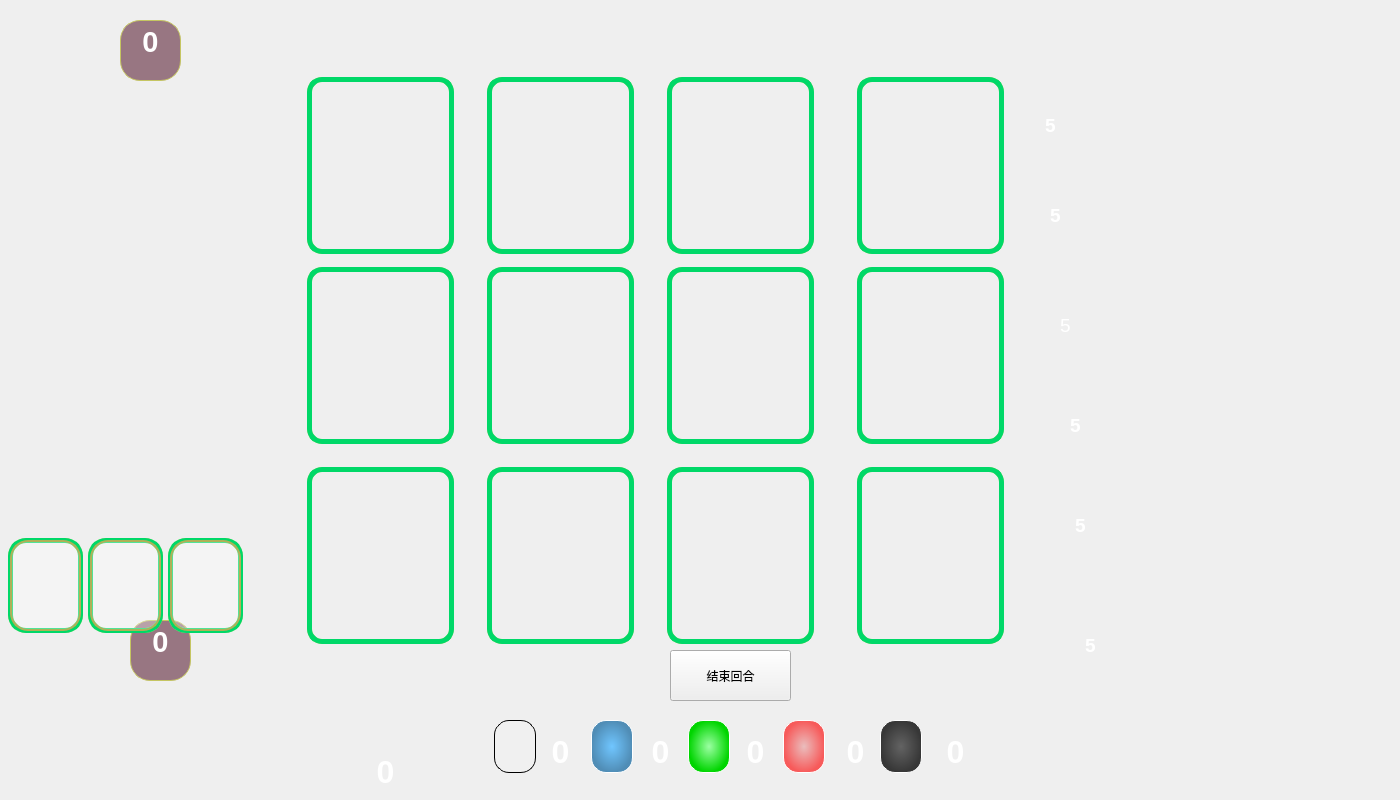
<?xml version="1.0" encoding="UTF-8"?>
<ui version="4.0">
 <class>gameInterface</class>
 <widget class="QWidget" name="gameInterface">
  <property name="geometry">
   <rect>
    <x>0</x>
    <y>0</y>
    <width>1400</width>
    <height>800</height>
   </rect>
  </property>
  <property name="minimumSize">
   <size>
    <width>1400</width>
    <height>800</height>
   </size>
  </property>
  <property name="maximumSize">
   <size>
    <width>1400</width>
    <height>800</height>
   </size>
  </property>
  <property name="focusPolicy">
   <enum>Qt::NoFocus</enum>
  </property>
  <property name="windowTitle">
   <string>gameInterface</string>
  </property>
  <property name="windowIcon">
   <iconset>
    <normaloff>:/images/打开界面.png</normaloff>:/images/打开界面.png</iconset>
  </property>
  <property name="styleSheet">
   <string notr="true">#gameInterface{
border-image: url(:/images/background.png);
}</string>
  </property>
  <widget class="QPushButton" name="card1_1">
   <property name="geometry">
    <rect>
     <x>310</x>
     <y>80</y>
     <width>141</width>
     <height>171</height>
    </rect>
   </property>
   <property name="styleSheet">
    <string notr="true">border-radius:15px;
border-image: url(:/images/card/blue-high/1.png);


</string>
   </property>
   <property name="text">
    <string/>
   </property>
  </widget>
  <widget class="QPushButton" name="card1_2">
   <property name="geometry">
    <rect>
     <x>490</x>
     <y>80</y>
     <width>141</width>
     <height>171</height>
    </rect>
   </property>
   <property name="styleSheet">
    <string notr="true">border-radius:15px;
border-image: url(:/images/card/blue-high/2.png);</string>
   </property>
   <property name="text">
    <string/>
   </property>
  </widget>
  <widget class="QPushButton" name="card1_3">
   <property name="geometry">
    <rect>
     <x>670</x>
     <y>80</y>
     <width>141</width>
     <height>171</height>
    </rect>
   </property>
   <property name="styleSheet">
    <string notr="true">border-radius:15px;
border-image: url(:/images/card/blue-high/3.png);</string>
   </property>
   <property name="text">
    <string/>
   </property>
  </widget>
  <widget class="QPushButton" name="card1_4">
   <property name="geometry">
    <rect>
     <x>860</x>
     <y>80</y>
     <width>141</width>
     <height>171</height>
    </rect>
   </property>
   <property name="styleSheet">
    <string notr="true">border-radius:15px;
border-image: url(:/images/card/blue-high/4.png);</string>
   </property>
   <property name="text">
    <string/>
   </property>
  </widget>
  <widget class="QPushButton" name="card2_1">
   <property name="geometry">
    <rect>
     <x>310</x>
     <y>270</y>
     <width>141</width>
     <height>171</height>
    </rect>
   </property>
   <property name="styleSheet">
    <string notr="true">border-radius:15px;
border-image: url(:/images/card/yellow-middle/1.png);</string>
   </property>
   <property name="text">
    <string/>
   </property>
  </widget>
  <widget class="QPushButton" name="card2_2">
   <property name="geometry">
    <rect>
     <x>490</x>
     <y>270</y>
     <width>141</width>
     <height>171</height>
    </rect>
   </property>
   <property name="styleSheet">
    <string notr="true">border-radius:15px;
border-image: url(:/images/card/yellow-middle/2.png);</string>
   </property>
   <property name="text">
    <string/>
   </property>
  </widget>
  <widget class="QPushButton" name="card2_3">
   <property name="geometry">
    <rect>
     <x>670</x>
     <y>270</y>
     <width>141</width>
     <height>171</height>
    </rect>
   </property>
   <property name="styleSheet">
    <string notr="true">border-radius:15px;
border-image: url(:/images/card/yellow-middle/3.png);</string>
   </property>
   <property name="text">
    <string/>
   </property>
  </widget>
  <widget class="QPushButton" name="card2_4">
   <property name="geometry">
    <rect>
     <x>860</x>
     <y>270</y>
     <width>141</width>
     <height>171</height>
    </rect>
   </property>
   <property name="styleSheet">
    <string notr="true">border-radius:15px;
border-image: url(:/images/card/yellow-middle/4.png);</string>
   </property>
   <property name="text">
    <string/>
   </property>
  </widget>
  <widget class="QPushButton" name="card3_1">
   <property name="geometry">
    <rect>
     <x>310</x>
     <y>470</y>
     <width>141</width>
     <height>171</height>
    </rect>
   </property>
   <property name="styleSheet">
    <string notr="true">border-radius:15px;
border-image: url(:/images/card/green-low/1.png);</string>
   </property>
   <property name="text">
    <string/>
   </property>
  </widget>
  <widget class="QPushButton" name="card3_2">
   <property name="geometry">
    <rect>
     <x>490</x>
     <y>470</y>
     <width>141</width>
     <height>171</height>
    </rect>
   </property>
   <property name="styleSheet">
    <string notr="true">border-radius:15px;
border-image: url(:/images/card/green-low/2.png);</string>
   </property>
   <property name="text">
    <string/>
   </property>
  </widget>
  <widget class="QPushButton" name="card3_3">
   <property name="geometry">
    <rect>
     <x>670</x>
     <y>470</y>
     <width>141</width>
     <height>171</height>
    </rect>
   </property>
   <property name="styleSheet">
    <string notr="true">border-radius:15px;
border-image: url(:/images/card/green-low/3.png);</string>
   </property>
   <property name="text">
    <string/>
   </property>
  </widget>
  <widget class="QPushButton" name="card3_4">
   <property name="geometry">
    <rect>
     <x>860</x>
     <y>470</y>
     <width>141</width>
     <height>171</height>
    </rect>
   </property>
   <property name="styleSheet">
    <string notr="true">border-radius:15px;
border-image: url(:/images/card/green-low/4.png);
</string>
   </property>
   <property name="text">
    <string/>
   </property>
  </widget>
  <widget class="QTextBrowser" name="gold_num">
   <property name="geometry">
    <rect>
     <x>1030</x>
     <y>110</y>
     <width>41</width>
     <height>41</height>
    </rect>
   </property>
   <property name="styleSheet">
    <string notr="true">background:transparent;
border-width:0;
border-style:outset</string>
   </property>
   <property name="html">
    <string>&lt;!DOCTYPE HTML PUBLIC &quot;-//W3C//DTD HTML 4.0//EN&quot; &quot;http://www.w3.org/TR/REC-html40/strict.dtd&quot;&gt;
&lt;html&gt;&lt;head&gt;&lt;meta name=&quot;qrichtext&quot; content=&quot;1&quot; /&gt;&lt;style type=&quot;text/css&quot;&gt;
p, li { white-space: pre-wrap; }
&lt;/style&gt;&lt;/head&gt;&lt;body style=&quot; font-family:'SimSun'; font-size:9pt; font-weight:400; font-style:normal;&quot;&gt;
&lt;p align=&quot;center&quot; style=&quot; margin-top:0px; margin-bottom:0px; margin-left:0px; margin-right:0px; -qt-block-indent:0; text-indent:0px;&quot;&gt;&lt;span style=&quot; font-size:14pt; font-weight:600; color:#ffffff;&quot;&gt;5&lt;/span&gt;&lt;/p&gt;&lt;/body&gt;&lt;/html&gt;</string>
   </property>
  </widget>
  <widget class="QTextBrowser" name="black_num">
   <property name="geometry">
    <rect>
     <x>1030</x>
     <y>200</y>
     <width>51</width>
     <height>51</height>
    </rect>
   </property>
   <property name="styleSheet">
    <string notr="true">background:transparent;
border-width:0;
border-style:outset</string>
   </property>
   <property name="html">
    <string>&lt;!DOCTYPE HTML PUBLIC &quot;-//W3C//DTD HTML 4.0//EN&quot; &quot;http://www.w3.org/TR/REC-html40/strict.dtd&quot;&gt;
&lt;html&gt;&lt;head&gt;&lt;meta name=&quot;qrichtext&quot; content=&quot;1&quot; /&gt;&lt;style type=&quot;text/css&quot;&gt;
p, li { white-space: pre-wrap; }
&lt;/style&gt;&lt;/head&gt;&lt;body style=&quot; font-family:'SimSun'; font-size:9pt; font-weight:400; font-style:normal;&quot;&gt;
&lt;p align=&quot;center&quot; style=&quot; margin-top:12px; margin-bottom:12px; margin-left:0px; margin-right:0px; -qt-block-indent:0; text-indent:0px;&quot;&gt;&lt;span style=&quot; font-size:14pt; font-weight:600; color:#ffffff;&quot;&gt;5&lt;/span&gt;&lt;/p&gt;&lt;/body&gt;&lt;/html&gt;</string>
   </property>
  </widget>
  <widget class="QTextBrowser" name="red_num">
   <property name="geometry">
    <rect>
     <x>1040</x>
     <y>310</y>
     <width>51</width>
     <height>41</height>
    </rect>
   </property>
   <property name="styleSheet">
    <string notr="true">background:transparent;
border-width:0;
border-style:outset</string>
   </property>
   <property name="html">
    <string>&lt;!DOCTYPE HTML PUBLIC &quot;-//W3C//DTD HTML 4.0//EN&quot; &quot;http://www.w3.org/TR/REC-html40/strict.dtd&quot;&gt;
&lt;html&gt;&lt;head&gt;&lt;meta name=&quot;qrichtext&quot; content=&quot;1&quot; /&gt;&lt;style type=&quot;text/css&quot;&gt;
p, li { white-space: pre-wrap; }
&lt;/style&gt;&lt;/head&gt;&lt;body style=&quot; font-family:'SimSun'; font-size:9pt; font-weight:400; font-style:normal;&quot;&gt;
&lt;p align=&quot;center&quot; style=&quot; margin-top:0px; margin-bottom:0px; margin-left:0px; margin-right:0px; -qt-block-indent:0; text-indent:0px;&quot;&gt;&lt;span style=&quot; font-size:14pt; color:#ffffff;&quot;&gt;5&lt;/span&gt;&lt;/p&gt;&lt;/body&gt;&lt;/html&gt;</string>
   </property>
  </widget>
  <widget class="QTextBrowser" name="green_num">
   <property name="geometry">
    <rect>
     <x>1050</x>
     <y>410</y>
     <width>51</width>
     <height>51</height>
    </rect>
   </property>
   <property name="styleSheet">
    <string notr="true">background:transparent;
border-width:0;
border-style:outset</string>
   </property>
   <property name="html">
    <string>&lt;!DOCTYPE HTML PUBLIC &quot;-//W3C//DTD HTML 4.0//EN&quot; &quot;http://www.w3.org/TR/REC-html40/strict.dtd&quot;&gt;
&lt;html&gt;&lt;head&gt;&lt;meta name=&quot;qrichtext&quot; content=&quot;1&quot; /&gt;&lt;style type=&quot;text/css&quot;&gt;
p, li { white-space: pre-wrap; }
&lt;/style&gt;&lt;/head&gt;&lt;body style=&quot; font-family:'SimSun'; font-size:9pt; font-weight:400; font-style:normal;&quot;&gt;
&lt;p align=&quot;center&quot; style=&quot; margin-top:0px; margin-bottom:0px; margin-left:0px; margin-right:0px; -qt-block-indent:0; text-indent:0px;&quot;&gt;&lt;span style=&quot; font-size:14pt; font-weight:600; color:#ffffff;&quot;&gt;5&lt;/span&gt;&lt;/p&gt;&lt;/body&gt;&lt;/html&gt;</string>
   </property>
  </widget>
  <widget class="QTextBrowser" name="blue_num">
   <property name="geometry">
    <rect>
     <x>1060</x>
     <y>510</y>
     <width>41</width>
     <height>41</height>
    </rect>
   </property>
   <property name="styleSheet">
    <string notr="true">background:transparent;
border-width:0;
border-style:outset</string>
   </property>
   <property name="html">
    <string>&lt;!DOCTYPE HTML PUBLIC &quot;-//W3C//DTD HTML 4.0//EN&quot; &quot;http://www.w3.org/TR/REC-html40/strict.dtd&quot;&gt;
&lt;html&gt;&lt;head&gt;&lt;meta name=&quot;qrichtext&quot; content=&quot;1&quot; /&gt;&lt;style type=&quot;text/css&quot;&gt;
p, li { white-space: pre-wrap; }
&lt;/style&gt;&lt;/head&gt;&lt;body style=&quot; font-family:'SimSun'; font-size:9pt; font-weight:400; font-style:normal;&quot;&gt;
&lt;p align=&quot;center&quot; style=&quot; margin-top:0px; margin-bottom:0px; margin-left:0px; margin-right:0px; -qt-block-indent:0; text-indent:0px;&quot;&gt;&lt;span style=&quot; font-size:14pt; font-weight:600; color:#ffffff;&quot;&gt;5&lt;/span&gt;&lt;/p&gt;&lt;/body&gt;&lt;/html&gt;</string>
   </property>
  </widget>
  <widget class="QTextBrowser" name="white_num">
   <property name="geometry">
    <rect>
     <x>1070</x>
     <y>630</y>
     <width>41</width>
     <height>41</height>
    </rect>
   </property>
   <property name="styleSheet">
    <string notr="true">background:transparent;
border-width:0;
border-style:outset</string>
   </property>
   <property name="html">
    <string>&lt;!DOCTYPE HTML PUBLIC &quot;-//W3C//DTD HTML 4.0//EN&quot; &quot;http://www.w3.org/TR/REC-html40/strict.dtd&quot;&gt;
&lt;html&gt;&lt;head&gt;&lt;meta name=&quot;qrichtext&quot; content=&quot;1&quot; /&gt;&lt;style type=&quot;text/css&quot;&gt;
p, li { white-space: pre-wrap; }
&lt;/style&gt;&lt;/head&gt;&lt;body style=&quot; font-family:'SimSun'; font-size:9pt; font-weight:400; font-style:normal;&quot;&gt;
&lt;p align=&quot;center&quot; style=&quot; margin-top:0px; margin-bottom:0px; margin-left:0px; margin-right:0px; -qt-block-indent:0; text-indent:0px;&quot;&gt;&lt;span style=&quot; font-size:14pt; font-weight:600; color:#ffffff;&quot;&gt;5&lt;/span&gt;&lt;/p&gt;&lt;/body&gt;&lt;/html&gt;</string>
   </property>
  </widget>
  <widget class="QLabel" name="money">
   <property name="geometry">
    <rect>
     <x>480</x>
     <y>710</y>
     <width>501</width>
     <height>91</height>
    </rect>
   </property>
   <property name="styleSheet">
    <string notr="true">border-image: url(:/images/bb.png);
border-radius:20px;</string>
   </property>
   <property name="text">
    <string/>
   </property>
  </widget>
  <widget class="QTextBrowser" name="white_have">
   <property name="geometry">
    <rect>
     <x>535</x>
     <y>730</y>
     <width>51</width>
     <height>61</height>
    </rect>
   </property>
   <property name="styleSheet">
    <string notr="true">background:transparent;
border-width:0;
border-style:outset</string>
   </property>
   <property name="html">
    <string>&lt;!DOCTYPE HTML PUBLIC &quot;-//W3C//DTD HTML 4.0//EN&quot; &quot;http://www.w3.org/TR/REC-html40/strict.dtd&quot;&gt;
&lt;html&gt;&lt;head&gt;&lt;meta name=&quot;qrichtext&quot; content=&quot;1&quot; /&gt;&lt;style type=&quot;text/css&quot;&gt;
p, li { white-space: pre-wrap; }
&lt;/style&gt;&lt;/head&gt;&lt;body style=&quot; font-family:'SimSun'; font-size:9pt; font-weight:400; font-style:normal;&quot;&gt;
&lt;p align=&quot;center&quot; style=&quot; margin-top:0px; margin-bottom:0px; margin-left:0px; margin-right:0px; -qt-block-indent:0; text-indent:0px;&quot;&gt;&lt;span style=&quot; font-size:24pt; font-weight:600; color:#ffffff;&quot;&gt;0&lt;/span&gt;&lt;/p&gt;&lt;/body&gt;&lt;/html&gt;</string>
   </property>
  </widget>
  <widget class="QTextBrowser" name="blue_have">
   <property name="geometry">
    <rect>
     <x>635</x>
     <y>730</y>
     <width>51</width>
     <height>61</height>
    </rect>
   </property>
   <property name="styleSheet">
    <string notr="true">background:transparent;
border-width:0;
border-style:outset</string>
   </property>
   <property name="html">
    <string>&lt;!DOCTYPE HTML PUBLIC &quot;-//W3C//DTD HTML 4.0//EN&quot; &quot;http://www.w3.org/TR/REC-html40/strict.dtd&quot;&gt;
&lt;html&gt;&lt;head&gt;&lt;meta name=&quot;qrichtext&quot; content=&quot;1&quot; /&gt;&lt;style type=&quot;text/css&quot;&gt;
p, li { white-space: pre-wrap; }
&lt;/style&gt;&lt;/head&gt;&lt;body style=&quot; font-family:'SimSun'; font-size:9pt; font-weight:400; font-style:normal;&quot;&gt;
&lt;p align=&quot;center&quot; style=&quot; margin-top:0px; margin-bottom:0px; margin-left:0px; margin-right:0px; -qt-block-indent:0; text-indent:0px;&quot;&gt;&lt;span style=&quot; font-size:24pt; font-weight:600; color:#ffffff;&quot;&gt;0&lt;/span&gt;&lt;/p&gt;&lt;/body&gt;&lt;/html&gt;</string>
   </property>
  </widget>
  <widget class="QTextBrowser" name="green_have">
   <property name="geometry">
    <rect>
     <x>730</x>
     <y>730</y>
     <width>51</width>
     <height>61</height>
    </rect>
   </property>
   <property name="styleSheet">
    <string notr="true">background:transparent;
border-width:0;
border-style:outset</string>
   </property>
   <property name="html">
    <string>&lt;!DOCTYPE HTML PUBLIC &quot;-//W3C//DTD HTML 4.0//EN&quot; &quot;http://www.w3.org/TR/REC-html40/strict.dtd&quot;&gt;
&lt;html&gt;&lt;head&gt;&lt;meta name=&quot;qrichtext&quot; content=&quot;1&quot; /&gt;&lt;style type=&quot;text/css&quot;&gt;
p, li { white-space: pre-wrap; }
&lt;/style&gt;&lt;/head&gt;&lt;body style=&quot; font-family:'SimSun'; font-size:9pt; font-weight:400; font-style:normal;&quot;&gt;
&lt;p align=&quot;center&quot; style=&quot; margin-top:0px; margin-bottom:0px; margin-left:0px; margin-right:0px; -qt-block-indent:0; text-indent:0px;&quot;&gt;&lt;span style=&quot; font-size:24pt; font-weight:600; color:#ffffff;&quot;&gt;0&lt;/span&gt;&lt;/p&gt;&lt;/body&gt;&lt;/html&gt;</string>
   </property>
  </widget>
  <widget class="QTextBrowser" name="red_have">
   <property name="geometry">
    <rect>
     <x>830</x>
     <y>730</y>
     <width>51</width>
     <height>61</height>
    </rect>
   </property>
   <property name="styleSheet">
    <string notr="true">background:transparent;
border-width:0;
border-style:outset</string>
   </property>
   <property name="html">
    <string>&lt;!DOCTYPE HTML PUBLIC &quot;-//W3C//DTD HTML 4.0//EN&quot; &quot;http://www.w3.org/TR/REC-html40/strict.dtd&quot;&gt;
&lt;html&gt;&lt;head&gt;&lt;meta name=&quot;qrichtext&quot; content=&quot;1&quot; /&gt;&lt;style type=&quot;text/css&quot;&gt;
p, li { white-space: pre-wrap; }
&lt;/style&gt;&lt;/head&gt;&lt;body style=&quot; font-family:'SimSun'; font-size:9pt; font-weight:400; font-style:normal;&quot;&gt;
&lt;p align=&quot;center&quot; style=&quot; margin-top:0px; margin-bottom:0px; margin-left:0px; margin-right:0px; -qt-block-indent:0; text-indent:0px;&quot;&gt;&lt;span style=&quot; font-size:24pt; font-weight:600; color:#ffffff;&quot;&gt;0&lt;/span&gt;&lt;/p&gt;&lt;/body&gt;&lt;/html&gt;</string>
   </property>
  </widget>
  <widget class="QTextBrowser" name="black_have">
   <property name="geometry">
    <rect>
     <x>930</x>
     <y>730</y>
     <width>51</width>
     <height>61</height>
    </rect>
   </property>
   <property name="styleSheet">
    <string notr="true">background:transparent;
border-width:0;
border-style:outset</string>
   </property>
   <property name="html">
    <string>&lt;!DOCTYPE HTML PUBLIC &quot;-//W3C//DTD HTML 4.0//EN&quot; &quot;http://www.w3.org/TR/REC-html40/strict.dtd&quot;&gt;
&lt;html&gt;&lt;head&gt;&lt;meta name=&quot;qrichtext&quot; content=&quot;1&quot; /&gt;&lt;style type=&quot;text/css&quot;&gt;
p, li { white-space: pre-wrap; }
&lt;/style&gt;&lt;/head&gt;&lt;body style=&quot; font-family:'SimSun'; font-size:9pt; font-weight:400; font-style:normal;&quot;&gt;
&lt;p align=&quot;center&quot; style=&quot; margin-top:0px; margin-bottom:0px; margin-left:0px; margin-right:0px; -qt-block-indent:0; text-indent:0px;&quot;&gt;&lt;span style=&quot; font-size:24pt; font-weight:600; color:#ffffff;&quot;&gt;0&lt;/span&gt;&lt;/p&gt;&lt;/body&gt;&lt;/html&gt;</string>
   </property>
  </widget>
  <widget class="QLabel" name="label">
   <property name="geometry">
    <rect>
     <x>390</x>
     <y>710</y>
     <width>91</width>
     <height>81</height>
    </rect>
   </property>
   <property name="styleSheet">
    <string notr="true">border-image: url(:/images/bbb.png);
border-radius:35px;</string>
   </property>
   <property name="text">
    <string/>
   </property>
  </widget>
  <widget class="QTextBrowser" name="gold_have">
   <property name="geometry">
    <rect>
     <x>360</x>
     <y>750</y>
     <width>51</width>
     <height>61</height>
    </rect>
   </property>
   <property name="styleSheet">
    <string notr="true">background:transparent;
border-width:0;
border-style:outset</string>
   </property>
   <property name="html">
    <string>&lt;!DOCTYPE HTML PUBLIC &quot;-//W3C//DTD HTML 4.0//EN&quot; &quot;http://www.w3.org/TR/REC-html40/strict.dtd&quot;&gt;
&lt;html&gt;&lt;head&gt;&lt;meta name=&quot;qrichtext&quot; content=&quot;1&quot; /&gt;&lt;style type=&quot;text/css&quot;&gt;
p, li { white-space: pre-wrap; }
&lt;/style&gt;&lt;/head&gt;&lt;body style=&quot; font-family:'SimSun'; font-size:9pt; font-weight:400; font-style:normal;&quot;&gt;
&lt;p align=&quot;center&quot; style=&quot; margin-top:0px; margin-bottom:0px; margin-left:0px; margin-right:0px; -qt-block-indent:0; text-indent:0px;&quot;&gt;&lt;span style=&quot; font-size:24pt; font-weight:600; color:#ffffff;&quot;&gt;0&lt;/span&gt;&lt;/p&gt;&lt;/body&gt;&lt;/html&gt;</string>
   </property>
  </widget>
  <widget class="QPushButton" name="selectBlack">
   <property name="geometry">
    <rect>
     <x>1070</x>
     <y>150</y>
     <width>71</width>
     <height>61</height>
    </rect>
   </property>
   <property name="styleSheet">
    <string notr="true">border-radius:15px;


</string>
   </property>
   <property name="text">
    <string/>
   </property>
  </widget>
  <widget class="QPushButton" name="selectRed">
   <property name="geometry">
    <rect>
     <x>1070</x>
     <y>240</y>
     <width>71</width>
     <height>61</height>
    </rect>
   </property>
   <property name="styleSheet">
    <string notr="true">border-radius:15px;


</string>
   </property>
   <property name="text">
    <string/>
   </property>
  </widget>
  <widget class="QPushButton" name="selectGreen">
   <property name="geometry">
    <rect>
     <x>1080</x>
     <y>350</y>
     <width>71</width>
     <height>61</height>
    </rect>
   </property>
   <property name="styleSheet">
    <string notr="true">border-radius:15px;


</string>
   </property>
   <property name="text">
    <string/>
   </property>
  </widget>
  <widget class="QPushButton" name="selectBlue">
   <property name="geometry">
    <rect>
     <x>1090</x>
     <y>460</y>
     <width>71</width>
     <height>61</height>
    </rect>
   </property>
   <property name="styleSheet">
    <string notr="true">border-radius:15px;


</string>
   </property>
   <property name="text">
    <string/>
   </property>
  </widget>
  <widget class="QPushButton" name="selectWhite">
   <property name="geometry">
    <rect>
     <x>1110</x>
     <y>580</y>
     <width>71</width>
     <height>61</height>
    </rect>
   </property>
   <property name="styleSheet">
    <string notr="true">border-radius:15px;


</string>
   </property>
   <property name="text">
    <string/>
   </property>
  </widget>
  <widget class="QTextBrowser" name="gradePeople2">
   <property name="geometry">
    <rect>
     <x>120</x>
     <y>20</y>
     <width>61</width>
     <height>61</height>
    </rect>
   </property>
   <property name="styleSheet">
    <string notr="true">background-color:rgba(130, 87, 103,0.8);
border-radius:20px;
border:1px solid rgb(197, 197, 98)</string>
   </property>
   <property name="html">
    <string>&lt;!DOCTYPE HTML PUBLIC &quot;-//W3C//DTD HTML 4.0//EN&quot; &quot;http://www.w3.org/TR/REC-html40/strict.dtd&quot;&gt;
&lt;html&gt;&lt;head&gt;&lt;meta name=&quot;qrichtext&quot; content=&quot;1&quot; /&gt;&lt;style type=&quot;text/css&quot;&gt;
p, li { white-space: pre-wrap; }
&lt;/style&gt;&lt;/head&gt;&lt;body style=&quot; font-family:'SimSun'; font-size:9pt; font-weight:400; font-style:normal;&quot;&gt;
&lt;p align=&quot;center&quot; style=&quot; margin-top:0px; margin-bottom:0px; margin-left:0px; margin-right:0px; -qt-block-indent:0; text-indent:0px;&quot;&gt;&lt;span style=&quot; font-size:22pt; font-weight:600; color:#ffffff;&quot;&gt;0&lt;/span&gt;&lt;/p&gt;&lt;/body&gt;&lt;/html&gt;</string>
   </property>
  </widget>
  <widget class="QTextBrowser" name="gradePeople1">
   <property name="geometry">
    <rect>
     <x>130</x>
     <y>620</y>
     <width>61</width>
     <height>61</height>
    </rect>
   </property>
   <property name="styleSheet">
    <string notr="true">background-color:rgba(130, 87, 103,0.8);
border-radius:20px;
border:1px solid rgb(197, 197, 98)
</string>
   </property>
   <property name="html">
    <string>&lt;!DOCTYPE HTML PUBLIC &quot;-//W3C//DTD HTML 4.0//EN&quot; &quot;http://www.w3.org/TR/REC-html40/strict.dtd&quot;&gt;
&lt;html&gt;&lt;head&gt;&lt;meta name=&quot;qrichtext&quot; content=&quot;1&quot; /&gt;&lt;style type=&quot;text/css&quot;&gt;
p, li { white-space: pre-wrap; }
&lt;/style&gt;&lt;/head&gt;&lt;body style=&quot; font-family:'SimSun'; font-size:9pt; font-weight:400; font-style:normal;&quot;&gt;
&lt;p align=&quot;center&quot; style=&quot; margin-top:0px; margin-bottom:0px; margin-left:0px; margin-right:0px; -qt-block-indent:0; text-indent:0px;&quot;&gt;&lt;span style=&quot; font-size:22pt; font-weight:600; color:#ffffff;&quot;&gt;0&lt;/span&gt;&lt;/p&gt;&lt;/body&gt;&lt;/html&gt;</string>
   </property>
  </widget>
  <widget class="QToolButton" name="re">
   <property name="geometry">
    <rect>
     <x>1340</x>
     <y>0</y>
     <width>61</width>
     <height>141</height>
    </rect>
   </property>
   <property name="styleSheet">
    <string notr="true">background-color: rgba(255, 255, 255, 0);
border:none;
border-radius:30px;</string>
   </property>
   <property name="text">
    <string/>
   </property>
  </widget>
  <widget class="QToolButton" name="changeMan">
   <property name="geometry">
    <rect>
     <x>670</x>
     <y>650</y>
     <width>121</width>
     <height>51</height>
    </rect>
   </property>
   <property name="styleSheet">
    <string notr="true">font: 14pt &quot;华文彩云&quot;;
border-radius:15px;
background-color: qlineargradient(spread: pad, x1: 0, y1: 0, x2: 0, y2: 1,\ stop : 0 rgba(255, 255, 255, 200),\ stop : 0.5 rgba(0, 100, 255, 255),\ stop : 1 rgba(255, 255, 255, 200));
color:rgb(255,255,255);</string>
   </property>
   <property name="text">
    <string>结束回合</string>
   </property>
  </widget>
  <widget class="QLabel" name="background">
   <property name="geometry">
    <rect>
     <x>0</x>
     <y>0</y>
     <width>1400</width>
     <height>800</height>
    </rect>
   </property>
   <property name="minimumSize">
    <size>
     <width>1400</width>
     <height>800</height>
    </size>
   </property>
   <property name="maximumSize">
    <size>
     <width>1400</width>
     <height>800</height>
    </size>
   </property>
   <property name="styleSheet">
    <string notr="true">border-image: url(:/images/background.png);</string>
   </property>
   <property name="text">
    <string/>
   </property>
  </widget>
  <widget class="QToolButton" name="oppo1">
   <property name="geometry">
    <rect>
     <x>0</x>
     <y>40</y>
     <width>201</width>
     <height>151</height>
    </rect>
   </property>
   <property name="styleSheet">
    <string notr="true">background-color: rgba(255, 255, 254, 0);
border-top-right-radius:65px;
border-bottom-right-radius:65px;
</string>
   </property>
   <property name="text">
    <string/>
   </property>
  </widget>
  <widget class="QLabel" name="oppo_turn">
   <property name="geometry">
    <rect>
     <x>0</x>
     <y>632</y>
     <width>227</width>
     <height>171</height>
    </rect>
   </property>
   <property name="styleSheet">
    <string notr="true">border-image: url(:/images/oppo_turn.png);
border-top-right-radius:80px;
border-bottom-right-radius:80px;
</string>
   </property>
   <property name="text">
    <string/>
   </property>
  </widget>
  <widget class="QLabel" name="oppo_turn_2">
   <property name="geometry">
    <rect>
     <x>0</x>
     <y>40</y>
     <width>197</width>
     <height>151</height>
    </rect>
   </property>
   <property name="styleSheet">
    <string notr="true">border-image: url(:/images/myturn.png);
border-top-right-radius:75px;
border-bottom-right-radius:75px;</string>
   </property>
   <property name="text">
    <string/>
   </property>
  </widget>
  <widget class="QLabel" name="highlight1_1">
   <property name="geometry">
    <rect>
     <x>307</x>
     <y>77</y>
     <width>147</width>
     <height>177</height>
    </rect>
   </property>
   <property name="styleSheet">
    <string notr="true">border-radius:15px;
border:5px solid rgb(0, 216, 104)</string>
   </property>
   <property name="text">
    <string/>
   </property>
  </widget>
  <widget class="QLabel" name="highlight1_2">
   <property name="geometry">
    <rect>
     <x>487</x>
     <y>77</y>
     <width>147</width>
     <height>177</height>
    </rect>
   </property>
   <property name="styleSheet">
    <string notr="true">border:5px solid rgb(0, 216, 104);
border-radius:15px;</string>
   </property>
   <property name="text">
    <string/>
   </property>
  </widget>
  <widget class="QLabel" name="highlight1_3">
   <property name="geometry">
    <rect>
     <x>667</x>
     <y>77</y>
     <width>147</width>
     <height>177</height>
    </rect>
   </property>
   <property name="styleSheet">
    <string notr="true">border:5px solid rgb(0, 216, 104);
border-radius:15px;</string>
   </property>
   <property name="text">
    <string/>
   </property>
  </widget>
  <widget class="QLabel" name="highlight1_4">
   <property name="geometry">
    <rect>
     <x>857</x>
     <y>77</y>
     <width>147</width>
     <height>177</height>
    </rect>
   </property>
   <property name="styleSheet">
    <string notr="true">border:5px solid rgb(0, 216, 104);
border-radius:15px;</string>
   </property>
   <property name="text">
    <string/>
   </property>
  </widget>
  <widget class="QLabel" name="highlight2_1">
   <property name="geometry">
    <rect>
     <x>307</x>
     <y>267</y>
     <width>147</width>
     <height>177</height>
    </rect>
   </property>
   <property name="styleSheet">
    <string notr="true">border:5px solid rgb(0, 216, 104);
border-radius:15px;</string>
   </property>
   <property name="text">
    <string/>
   </property>
  </widget>
  <widget class="QLabel" name="highlight2_2">
   <property name="geometry">
    <rect>
     <x>487</x>
     <y>267</y>
     <width>147</width>
     <height>177</height>
    </rect>
   </property>
   <property name="styleSheet">
    <string notr="true">border:5px solid rgb(0, 216, 104);
border-radius:15px;</string>
   </property>
   <property name="text">
    <string/>
   </property>
  </widget>
  <widget class="QLabel" name="highlight2_3">
   <property name="geometry">
    <rect>
     <x>667</x>
     <y>267</y>
     <width>147</width>
     <height>177</height>
    </rect>
   </property>
   <property name="styleSheet">
    <string notr="true">border:5px solid rgb(0, 216, 104);
border-radius:15px;</string>
   </property>
   <property name="text">
    <string/>
   </property>
  </widget>
  <widget class="QLabel" name="highlight2_4">
   <property name="geometry">
    <rect>
     <x>857</x>
     <y>267</y>
     <width>147</width>
     <height>177</height>
    </rect>
   </property>
   <property name="styleSheet">
    <string notr="true">border:5px solid rgb(0, 216, 104);
border-radius:15px;</string>
   </property>
   <property name="text">
    <string/>
   </property>
  </widget>
  <widget class="QLabel" name="highlight3_1">
   <property name="geometry">
    <rect>
     <x>307</x>
     <y>467</y>
     <width>147</width>
     <height>177</height>
    </rect>
   </property>
   <property name="styleSheet">
    <string notr="true">border:5px solid rgb(0, 216, 104);
border-radius:15px;
</string>
   </property>
   <property name="text">
    <string/>
   </property>
  </widget>
  <widget class="QLabel" name="highlight3_2">
   <property name="geometry">
    <rect>
     <x>487</x>
     <y>467</y>
     <width>147</width>
     <height>177</height>
    </rect>
   </property>
   <property name="styleSheet">
    <string notr="true">border:5px solid rgb(0, 216, 104);
border-radius:15px;</string>
   </property>
   <property name="text">
    <string/>
   </property>
  </widget>
  <widget class="QLabel" name="highlight3_3">
   <property name="geometry">
    <rect>
     <x>667</x>
     <y>467</y>
     <width>147</width>
     <height>177</height>
    </rect>
   </property>
   <property name="styleSheet">
    <string notr="true">border:5px solid rgb(0, 216, 104);
border-radius:15px;</string>
   </property>
   <property name="text">
    <string/>
   </property>
  </widget>
  <widget class="QLabel" name="highlight3_4">
   <property name="geometry">
    <rect>
     <x>857</x>
     <y>467</y>
     <width>147</width>
     <height>177</height>
    </rect>
   </property>
   <property name="styleSheet">
    <string notr="true">border:5px solid rgb(0, 216, 104);
border-radius:15px;</string>
   </property>
   <property name="text">
    <string/>
   </property>
  </widget>
  <widget class="QTextBrowser" name="black_card">
   <property name="geometry">
    <rect>
     <x>880</x>
     <y>720</y>
     <width>42</width>
     <height>53</height>
    </rect>
   </property>
   <property name="styleSheet">
    <string notr="true">background-color: qradialgradient(spread:pad, cx:0.5, cy:0.5, radius:0.5, fx:0.5, fy:0.5, stop:0 rgba(99, 99, 99, 255), stop:1 rgba(55, 55, 55, 255));
border-radius:15px;
border:1px solid white;</string>
   </property>
  </widget>
  <widget class="QTextBrowser" name="blue_card">
   <property name="geometry">
    <rect>
     <x>591</x>
     <y>720</y>
     <width>42</width>
     <height>53</height>
    </rect>
   </property>
   <property name="styleSheet">
    <string notr="true">background-color: qradialgradient(spread:pad, cx:0.5, cy:0.5, radius:0.5, fx:0.5, fy:0.5, stop:0 rgba(112, 198, 255, 255), stop:1 rgba(80, 141, 182, 255));
border:1px solid white;
border-radius:15px;
</string>
   </property>
  </widget>
  <widget class="QTextBrowser" name="green_card">
   <property name="geometry">
    <rect>
     <x>688</x>
     <y>720</y>
     <width>42</width>
     <height>53</height>
    </rect>
   </property>
   <property name="styleSheet">
    <string notr="true">background-color: qradialgradient(spread:pad, cx:0.5, cy:0.5, radius:0.5, fx:0.5, fy:0.5, stop:0 rgba(155, 255, 162, 255), stop:1 rgba(0, 213, 0, 255));
border-radius:15px;
border:1px solid white;</string>
   </property>
  </widget>
  <widget class="QTextBrowser" name="red_card">
   <property name="geometry">
    <rect>
     <x>783</x>
     <y>720</y>
     <width>42</width>
     <height>53</height>
    </rect>
   </property>
   <property name="styleSheet">
    <string notr="true">background-color: qradialgradient(spread:pad, cx:0.5, cy:0.5, radius:0.5, fx:0.5, fy:0.5, stop:0 rgba(234, 189, 189, 255), stop:1 rgba(247, 90, 90, 255));
border-radius:15px;
border:1px solid white;</string>
   </property>
  </widget>
  <widget class="QTextBrowser" name="white_card">
   <property name="geometry">
    <rect>
     <x>494</x>
     <y>720</y>
     <width>42</width>
     <height>53</height>
    </rect>
   </property>
   <property name="styleSheet">
    <string notr="true">background-color: rgb(240, 240, 240);
border-radius:15px;
border:1px solid black;</string>
   </property>
   <property name="html">
    <string>&lt;!DOCTYPE HTML PUBLIC &quot;-//W3C//DTD HTML 4.0//EN&quot; &quot;http://www.w3.org/TR/REC-html40/strict.dtd&quot;&gt;
&lt;html&gt;&lt;head&gt;&lt;meta name=&quot;qrichtext&quot; content=&quot;1&quot; /&gt;&lt;style type=&quot;text/css&quot;&gt;
p, li { white-space: pre-wrap; }
&lt;/style&gt;&lt;/head&gt;&lt;body style=&quot; font-family:'SimSun'; font-size:9pt; font-weight:400; font-style:normal;&quot;&gt;
&lt;p align=&quot;center&quot; style=&quot;-qt-paragraph-type:empty; margin-top:0px; margin-bottom:0px; margin-left:0px; margin-right:0px; -qt-block-indent:0; text-indent:0px;&quot;&gt;&lt;br /&gt;&lt;/p&gt;&lt;/body&gt;&lt;/html&gt;</string>
   </property>
  </widget>
  <widget class="QToolButton" name="reserved1">
   <property name="geometry">
    <rect>
     <x>10</x>
     <y>540</y>
     <width>71</width>
     <height>91</height>
    </rect>
   </property>
   <property name="styleSheet">
    <string notr="true">background-color: rgba(255, 255, 255, 80);
border-radius:18px;
border:2px solid rgb(176, 176, 87);</string>
   </property>
   <property name="text">
    <string/>
   </property>
  </widget>
  <widget class="QToolButton" name="reserved2">
   <property name="geometry">
    <rect>
     <x>90</x>
     <y>540</y>
     <width>71</width>
     <height>91</height>
    </rect>
   </property>
   <property name="styleSheet">
    <string notr="true">background-color: rgba(255, 255, 255, 80);
border-radius:18px;
border:2px solid rgb(176, 176, 87);</string>
   </property>
   <property name="text">
    <string/>
   </property>
  </widget>
  <widget class="QToolButton" name="reserved3">
   <property name="geometry">
    <rect>
     <x>170</x>
     <y>540</y>
     <width>71</width>
     <height>91</height>
    </rect>
   </property>
   <property name="styleSheet">
    <string notr="true">background-color: rgba(255, 255, 255, 80);
border-radius:18px;
border:2px solid rgb(176, 176, 87);</string>
   </property>
   <property name="text">
    <string/>
   </property>
  </widget>
  <widget class="QToolButton" name="noble1">
   <property name="geometry">
    <rect>
     <x>1170</x>
     <y>130</y>
     <width>171</width>
     <height>171</height>
    </rect>
   </property>
   <property name="styleSheet">
    <string notr="true">border-image: url(:/images/贵族/1.png);
border-radius:15px;</string>
   </property>
   <property name="text">
    <string/>
   </property>
  </widget>
  <widget class="QToolButton" name="noble2">
   <property name="geometry">
    <rect>
     <x>1190</x>
     <y>310</y>
     <width>171</width>
     <height>171</height>
    </rect>
   </property>
   <property name="styleSheet">
    <string notr="true">border-image: url(:/images/贵族/2.png);
border-radius:15px;</string>
   </property>
   <property name="text">
    <string/>
   </property>
  </widget>
  <widget class="QToolButton" name="noble3">
   <property name="geometry">
    <rect>
     <x>1210</x>
     <y>490</y>
     <width>171</width>
     <height>171</height>
    </rect>
   </property>
   <property name="styleSheet">
    <string notr="true">border-image: url(:/images/贵族/3.png);
border-radius:15px;</string>
   </property>
   <property name="text">
    <string/>
   </property>
  </widget>
  <widget class="QLabel" name="highlight4_1">
   <property name="geometry">
    <rect>
     <x>8</x>
     <y>538</y>
     <width>75</width>
     <height>95</height>
    </rect>
   </property>
   <property name="styleSheet">
    <string notr="true">border:5px solid rgb(0, 216, 104);
border-radius:18px;</string>
   </property>
   <property name="text">
    <string/>
   </property>
  </widget>
  <widget class="QLabel" name="highlight4_2">
   <property name="geometry">
    <rect>
     <x>88</x>
     <y>538</y>
     <width>75</width>
     <height>95</height>
    </rect>
   </property>
   <property name="styleSheet">
    <string notr="true">border:5px solid rgb(0, 216, 104);
border-radius:18px;</string>
   </property>
   <property name="text">
    <string/>
   </property>
  </widget>
  <widget class="QLabel" name="highlight4_3">
   <property name="geometry">
    <rect>
     <x>168</x>
     <y>538</y>
     <width>75</width>
     <height>95</height>
    </rect>
   </property>
   <property name="styleSheet">
    <string notr="true">border:5px solid rgb(0, 216, 104);
border-radius:18px;</string>
   </property>
   <property name="text">
    <string/>
   </property>
  </widget>
  <widget class="QLabel" name="yellowLight1_1">
   <property name="geometry">
    <rect>
     <x>307</x>
     <y>77</y>
     <width>147</width>
     <height>177</height>
    </rect>
   </property>
   <property name="styleSheet">
    <string notr="true">border-radius:15px;
border:5px solid rgb(218, 218, 108)</string>
   </property>
   <property name="text">
    <string/>
   </property>
  </widget>
  <widget class="QLabel" name="yellowLight1_2">
   <property name="geometry">
    <rect>
     <x>487</x>
     <y>77</y>
     <width>147</width>
     <height>177</height>
    </rect>
   </property>
   <property name="styleSheet">
    <string notr="true">border-radius:15px;
border:5px solid rgb(218, 218, 108)</string>
   </property>
   <property name="text">
    <string/>
   </property>
  </widget>
  <widget class="QLabel" name="yellowLight1_3">
   <property name="geometry">
    <rect>
     <x>667</x>
     <y>77</y>
     <width>147</width>
     <height>177</height>
    </rect>
   </property>
   <property name="styleSheet">
    <string notr="true">border-radius:15px;
border:5px solid rgb(218, 218, 108)</string>
   </property>
   <property name="text">
    <string/>
   </property>
  </widget>
  <widget class="QLabel" name="yellowLight1_4">
   <property name="geometry">
    <rect>
     <x>857</x>
     <y>77</y>
     <width>147</width>
     <height>177</height>
    </rect>
   </property>
   <property name="styleSheet">
    <string notr="true">border-radius:15px;
border:5px solid rgb(218, 218, 108)</string>
   </property>
   <property name="text">
    <string/>
   </property>
  </widget>
  <widget class="QLabel" name="yellowLight2_1">
   <property name="geometry">
    <rect>
     <x>307</x>
     <y>267</y>
     <width>147</width>
     <height>177</height>
    </rect>
   </property>
   <property name="styleSheet">
    <string notr="true">border-radius:15px;
border:5px solid rgb(218, 218, 108)</string>
   </property>
   <property name="text">
    <string/>
   </property>
  </widget>
  <widget class="QLabel" name="yellowLight2_2">
   <property name="geometry">
    <rect>
     <x>487</x>
     <y>267</y>
     <width>147</width>
     <height>177</height>
    </rect>
   </property>
   <property name="styleSheet">
    <string notr="true">border-radius:15px;
border:5px solid rgb(218, 218, 108)</string>
   </property>
   <property name="text">
    <string/>
   </property>
  </widget>
  <widget class="QLabel" name="yellowLight2_3">
   <property name="geometry">
    <rect>
     <x>667</x>
     <y>267</y>
     <width>147</width>
     <height>177</height>
    </rect>
   </property>
   <property name="styleSheet">
    <string notr="true">border-radius:15px;
border:5px solid rgb(218, 218, 108)</string>
   </property>
   <property name="text">
    <string/>
   </property>
  </widget>
  <widget class="QLabel" name="yellowLight2_4">
   <property name="geometry">
    <rect>
     <x>857</x>
     <y>267</y>
     <width>147</width>
     <height>177</height>
    </rect>
   </property>
   <property name="styleSheet">
    <string notr="true">border-radius:15px;
border:5px solid rgb(218, 218, 108)</string>
   </property>
   <property name="text">
    <string/>
   </property>
  </widget>
  <widget class="QLabel" name="yellowLight3_1">
   <property name="geometry">
    <rect>
     <x>307</x>
     <y>467</y>
     <width>147</width>
     <height>177</height>
    </rect>
   </property>
   <property name="styleSheet">
    <string notr="true">border-radius:15px;
border:5px solid rgb(218, 218, 108)</string>
   </property>
   <property name="text">
    <string/>
   </property>
  </widget>
  <widget class="QLabel" name="yellowLight3_2">
   <property name="geometry">
    <rect>
     <x>487</x>
     <y>467</y>
     <width>147</width>
     <height>177</height>
    </rect>
   </property>
   <property name="styleSheet">
    <string notr="true">border-radius:15px;
border:5px solid rgb(218, 218, 108)</string>
   </property>
   <property name="text">
    <string/>
   </property>
  </widget>
  <widget class="QLabel" name="yellowLight3_3">
   <property name="geometry">
    <rect>
     <x>667</x>
     <y>467</y>
     <width>147</width>
     <height>177</height>
    </rect>
   </property>
   <property name="styleSheet">
    <string notr="true">border-radius:15px;
border:5px solid rgb(218, 218, 108)</string>
   </property>
   <property name="text">
    <string/>
   </property>
  </widget>
  <widget class="QLabel" name="yellowLight3_4">
   <property name="geometry">
    <rect>
     <x>857</x>
     <y>467</y>
     <width>147</width>
     <height>177</height>
    </rect>
   </property>
   <property name="styleSheet">
    <string notr="true">border-radius:15px;
border:5px solid rgb(218, 218, 108)</string>
   </property>
   <property name="text">
    <string/>
   </property>
  </widget>
  <widget class="QLabel" name="yellowLight4_1">
   <property name="geometry">
    <rect>
     <x>8</x>
     <y>538</y>
     <width>75</width>
     <height>95</height>
    </rect>
   </property>
   <property name="styleSheet">
    <string notr="true">border-radius:18px;
border:5px solid rgb(218, 218, 108)</string>
   </property>
   <property name="text">
    <string/>
   </property>
  </widget>
  <widget class="QLabel" name="yellowLight4_2">
   <property name="geometry">
    <rect>
     <x>88</x>
     <y>538</y>
     <width>75</width>
     <height>95</height>
    </rect>
   </property>
   <property name="styleSheet">
    <string notr="true">border-radius:18px;
border:5px solid rgb(218, 218, 108)</string>
   </property>
   <property name="text">
    <string/>
   </property>
  </widget>
  <widget class="QLabel" name="yellowLight4_3">
   <property name="geometry">
    <rect>
     <x>168</x>
     <y>538</y>
     <width>75</width>
     <height>95</height>
    </rect>
   </property>
   <property name="styleSheet">
    <string notr="true">border-radius:18px;
border:5px solid rgb(218, 218, 108)</string>
   </property>
   <property name="text">
    <string/>
   </property>
  </widget>
  <zorder>background</zorder>
  <zorder>gold_num</zorder>
  <zorder>black_num</zorder>
  <zorder>red_num</zorder>
  <zorder>green_num</zorder>
  <zorder>blue_num</zorder>
  <zorder>white_num</zorder>
  <zorder>label</zorder>
  <zorder>selectBlack</zorder>
  <zorder>selectRed</zorder>
  <zorder>selectGreen</zorder>
  <zorder>selectBlue</zorder>
  <zorder>selectWhite</zorder>
  <zorder>changeMan</zorder>
  <zorder>money</zorder>
  <zorder>gold_have</zorder>
  <zorder>green_have</zorder>
  <zorder>black_have</zorder>
  <zorder>blue_have</zorder>
  <zorder>white_have</zorder>
  <zorder>red_have</zorder>
  <zorder>re</zorder>
  <zorder>oppo_turn</zorder>
  <zorder>oppo_turn_2</zorder>
  <zorder>oppo1</zorder>
  <zorder>gradePeople2</zorder>
  <zorder>gradePeople1</zorder>
  <zorder>black_card</zorder>
  <zorder>blue_card</zorder>
  <zorder>green_card</zorder>
  <zorder>red_card</zorder>
  <zorder>white_card</zorder>
  <zorder>noble1</zorder>
  <zorder>noble2</zorder>
  <zorder>noble3</zorder>
  <zorder>yellowLight1_1</zorder>
  <zorder>yellowLight1_2</zorder>
  <zorder>yellowLight1_3</zorder>
  <zorder>yellowLight1_4</zorder>
  <zorder>yellowLight2_1</zorder>
  <zorder>yellowLight2_2</zorder>
  <zorder>yellowLight2_3</zorder>
  <zorder>yellowLight2_4</zorder>
  <zorder>yellowLight3_1</zorder>
  <zorder>yellowLight3_2</zorder>
  <zorder>yellowLight3_3</zorder>
  <zorder>yellowLight3_4</zorder>
  <zorder>yellowLight4_1</zorder>
  <zorder>yellowLight4_2</zorder>
  <zorder>yellowLight4_3</zorder>
  <zorder>highlight1_1</zorder>
  <zorder>highlight1_2</zorder>
  <zorder>highlight1_3</zorder>
  <zorder>highlight1_4</zorder>
  <zorder>highlight2_1</zorder>
  <zorder>highlight2_2</zorder>
  <zorder>highlight2_3</zorder>
  <zorder>highlight2_4</zorder>
  <zorder>highlight3_1</zorder>
  <zorder>highlight3_2</zorder>
  <zorder>highlight3_3</zorder>
  <zorder>highlight3_4</zorder>
  <zorder>highlight4_1</zorder>
  <zorder>highlight4_2</zorder>
  <zorder>highlight4_3</zorder>
  <zorder>card1_1</zorder>
  <zorder>card1_2</zorder>
  <zorder>card1_3</zorder>
  <zorder>card2_2</zorder>
  <zorder>card2_3</zorder>
  <zorder>card2_1</zorder>
  <zorder>card1_4</zorder>
  <zorder>card3_1</zorder>
  <zorder>card2_4</zorder>
  <zorder>card3_3</zorder>
  <zorder>card3_4</zorder>
  <zorder>card3_2</zorder>
  <zorder>reserved1</zorder>
  <zorder>reserved2</zorder>
  <zorder>reserved3</zorder>
 </widget>
 <layoutdefault spacing="6" margin="11"/>
 <resources/>
 <connections/>
</ui>
